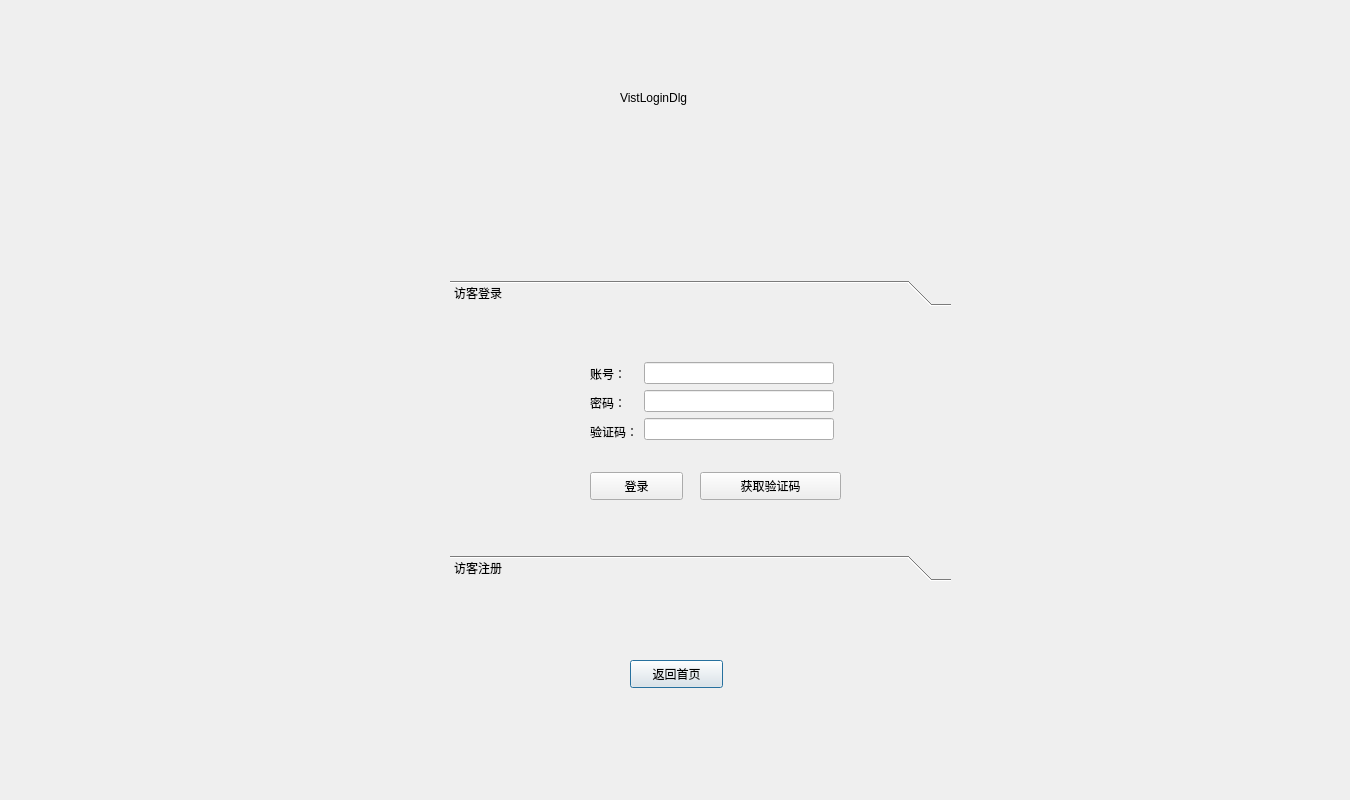
<?xml version="1.0" encoding="UTF-8"?>
<ui version="4.0">
 <class>VisitLoginDlg</class>
 <widget class="QDialog" name="VisitLoginDlg">
  <property name="geometry">
   <rect>
    <x>0</x>
    <y>0</y>
    <width>1350</width>
    <height>800</height>
   </rect>
  </property>
  <property name="windowTitle">
   <string>Dialog</string>
  </property>
  <widget class="QLabel" name="label">
   <property name="geometry">
    <rect>
     <x>620</x>
     <y>90</y>
     <width>251</width>
     <height>16</height>
    </rect>
   </property>
   <property name="text">
    <string>VistLoginDlg</string>
   </property>
  </widget>
  <widget class="QPushButton" name="pushButton">
   <property name="geometry">
    <rect>
     <x>630</x>
     <y>660</y>
     <width>93</width>
     <height>28</height>
    </rect>
   </property>
   <property name="text">
    <string>返回首页</string>
   </property>
  </widget>
  <widget class="QToolBox" name="toolBox">
   <property name="geometry">
    <rect>
     <x>450</x>
     <y>280</y>
     <width>501</width>
     <height>301</height>
    </rect>
   </property>
   <property name="currentIndex">
    <number>0</number>
   </property>
   <widget class="QWidget" name="page">
    <property name="geometry">
     <rect>
      <x>0</x>
      <y>0</y>
      <width>501</width>
      <height>241</height>
     </rect>
    </property>
    <attribute name="label">
     <string>访客登录</string>
    </attribute>
    <widget class="QPushButton" name="btn_1vistlog">
     <property name="geometry">
      <rect>
       <x>140</x>
       <y>160</y>
       <width>93</width>
       <height>28</height>
      </rect>
     </property>
     <property name="text">
      <string>登录</string>
     </property>
    </widget>
    <widget class="QPushButton" name="btn_v_getrange">
     <property name="geometry">
      <rect>
       <x>250</x>
       <y>160</y>
       <width>141</width>
       <height>28</height>
      </rect>
     </property>
     <property name="text">
      <string>获取验证码</string>
     </property>
    </widget>
    <widget class="QWidget" name="">
     <property name="geometry">
      <rect>
       <x>140</x>
       <y>50</y>
       <width>244</width>
       <height>81</height>
      </rect>
     </property>
     <layout class="QHBoxLayout" name="horizontalLayout">
      <item>
       <layout class="QVBoxLayout" name="verticalLayout_2">
        <item>
         <widget class="QLabel" name="label_2">
          <property name="text">
           <string>账号：</string>
          </property>
         </widget>
        </item>
        <item>
         <widget class="QLabel" name="label_3">
          <property name="text">
           <string>密码：</string>
          </property>
         </widget>
        </item>
        <item>
         <widget class="QLabel" name="label_7">
          <property name="text">
           <string>验证码：</string>
          </property>
         </widget>
        </item>
       </layout>
      </item>
      <item>
       <layout class="QVBoxLayout" name="verticalLayout">
        <item>
         <widget class="QLineEdit" name="lineEdit"/>
        </item>
        <item>
         <widget class="QLineEdit" name="lineEdit_2">
          <property name="echoMode">
           <enum>QLineEdit::Password</enum>
          </property>
         </widget>
        </item>
        <item>
         <widget class="QLineEdit" name="lineEdit_3"/>
        </item>
       </layout>
      </item>
     </layout>
    </widget>
   </widget>
   <widget class="QWidget" name="page_2">
    <property name="geometry">
     <rect>
      <x>0</x>
      <y>0</y>
      <width>501</width>
      <height>241</height>
     </rect>
    </property>
    <attribute name="label">
     <string>访客注册</string>
    </attribute>
    <widget class="QLabel" name="label_4">
     <property name="geometry">
      <rect>
       <x>40</x>
       <y>20</y>
       <width>72</width>
       <height>15</height>
      </rect>
     </property>
     <property name="text">
      <string>账号：</string>
     </property>
    </widget>
    <widget class="QPushButton" name="btn_1vistregis">
     <property name="geometry">
      <rect>
       <x>110</x>
       <y>190</y>
       <width>93</width>
       <height>28</height>
      </rect>
     </property>
     <property name="text">
      <string>注册</string>
     </property>
    </widget>
    <widget class="QLabel" name="label_5">
     <property name="geometry">
      <rect>
       <x>40</x>
       <y>60</y>
       <width>72</width>
       <height>15</height>
      </rect>
     </property>
     <property name="text">
      <string>密码：</string>
     </property>
    </widget>
    <widget class="QLabel" name="label_6">
     <property name="geometry">
      <rect>
       <x>40</x>
       <y>90</y>
       <width>72</width>
       <height>15</height>
      </rect>
     </property>
     <property name="text">
      <string>确认密码：</string>
     </property>
    </widget>
    <widget class="QLineEdit" name="lineEdit_4">
     <property name="geometry">
      <rect>
       <x>150</x>
       <y>10</y>
       <width>113</width>
       <height>21</height>
      </rect>
     </property>
    </widget>
    <widget class="QLineEdit" name="lineEdit_5">
     <property name="geometry">
      <rect>
       <x>150</x>
       <y>50</y>
       <width>113</width>
       <height>21</height>
      </rect>
     </property>
     <property name="echoMode">
      <enum>QLineEdit::Password</enum>
     </property>
    </widget>
    <widget class="QLineEdit" name="lineEdit_6">
     <property name="geometry">
      <rect>
       <x>150</x>
       <y>90</y>
       <width>113</width>
       <height>21</height>
      </rect>
     </property>
     <property name="echoMode">
      <enum>QLineEdit::Password</enum>
     </property>
    </widget>
    <widget class="QLineEdit" name="lineEdit_7">
     <property name="geometry">
      <rect>
       <x>160</x>
       <y>130</y>
       <width>113</width>
       <height>21</height>
      </rect>
     </property>
    </widget>
    <widget class="QLabel" name="label_8">
     <property name="geometry">
      <rect>
       <x>40</x>
       <y>130</y>
       <width>72</width>
       <height>15</height>
      </rect>
     </property>
     <property name="text">
      <string>验证码：</string>
     </property>
    </widget>
    <widget class="QPushButton" name="btn_v_getrange2">
     <property name="geometry">
      <rect>
       <x>300</x>
       <y>130</y>
       <width>93</width>
       <height>28</height>
      </rect>
     </property>
     <property name="text">
      <string>获取验证码</string>
     </property>
    </widget>
   </widget>
  </widget>
 </widget>
 <resources/>
 <connections>
  <connection>
   <sender>pushButton</sender>
   <signal>clicked()</signal>
   <receiver>VisitLoginDlg</receiver>
   <slot>accept()</slot>
   <hints>
    <hint type="sourcelabel">
     <x>432</x>
     <y>482</y>
    </hint>
    <hint type="destinationlabel">
     <x>560</x>
     <y>468</y>
    </hint>
   </hints>
  </connection>
 </connections>
</ui>
